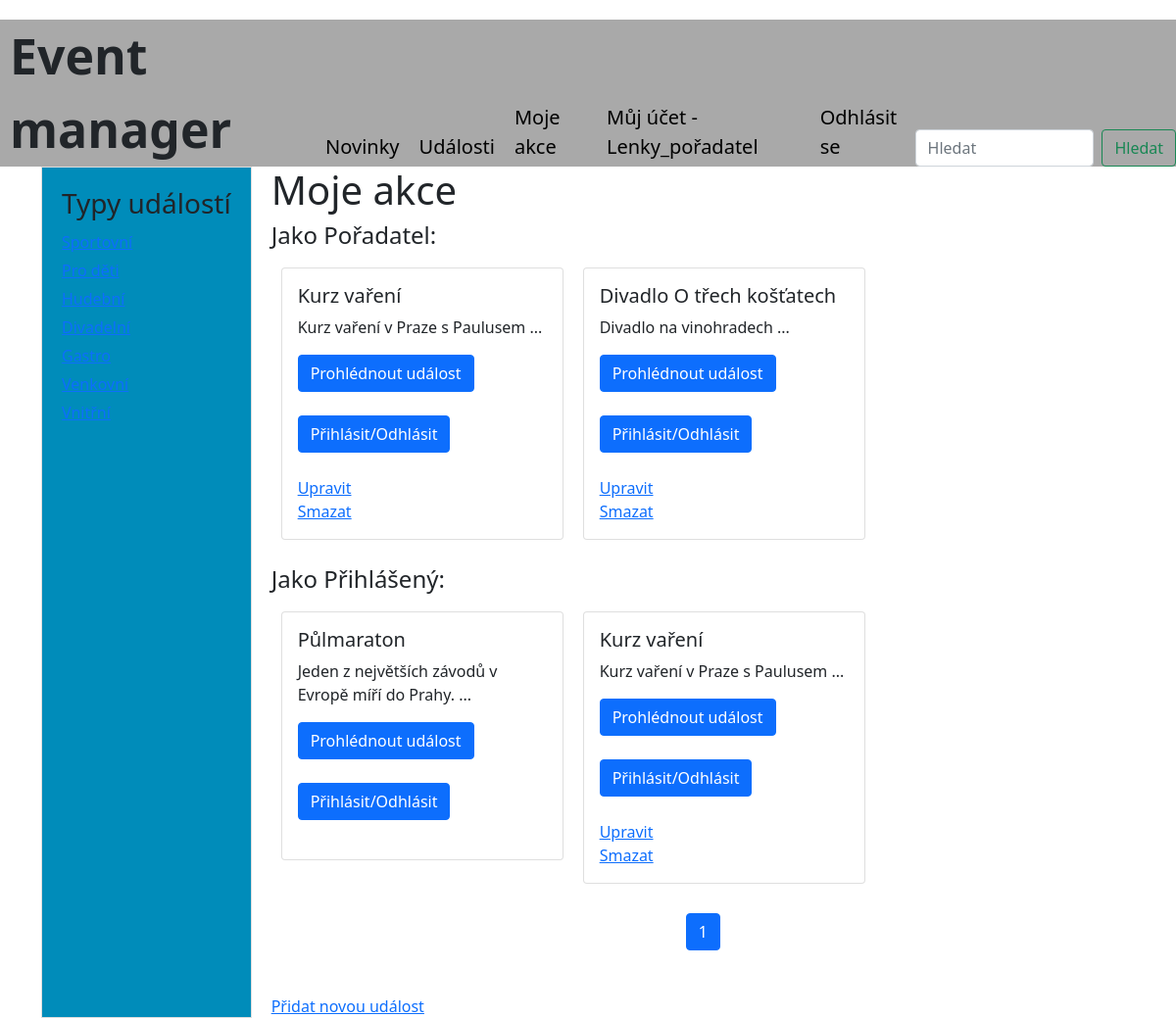
/my_attendees/ (signed in), run on an earlier commit of the app's database.
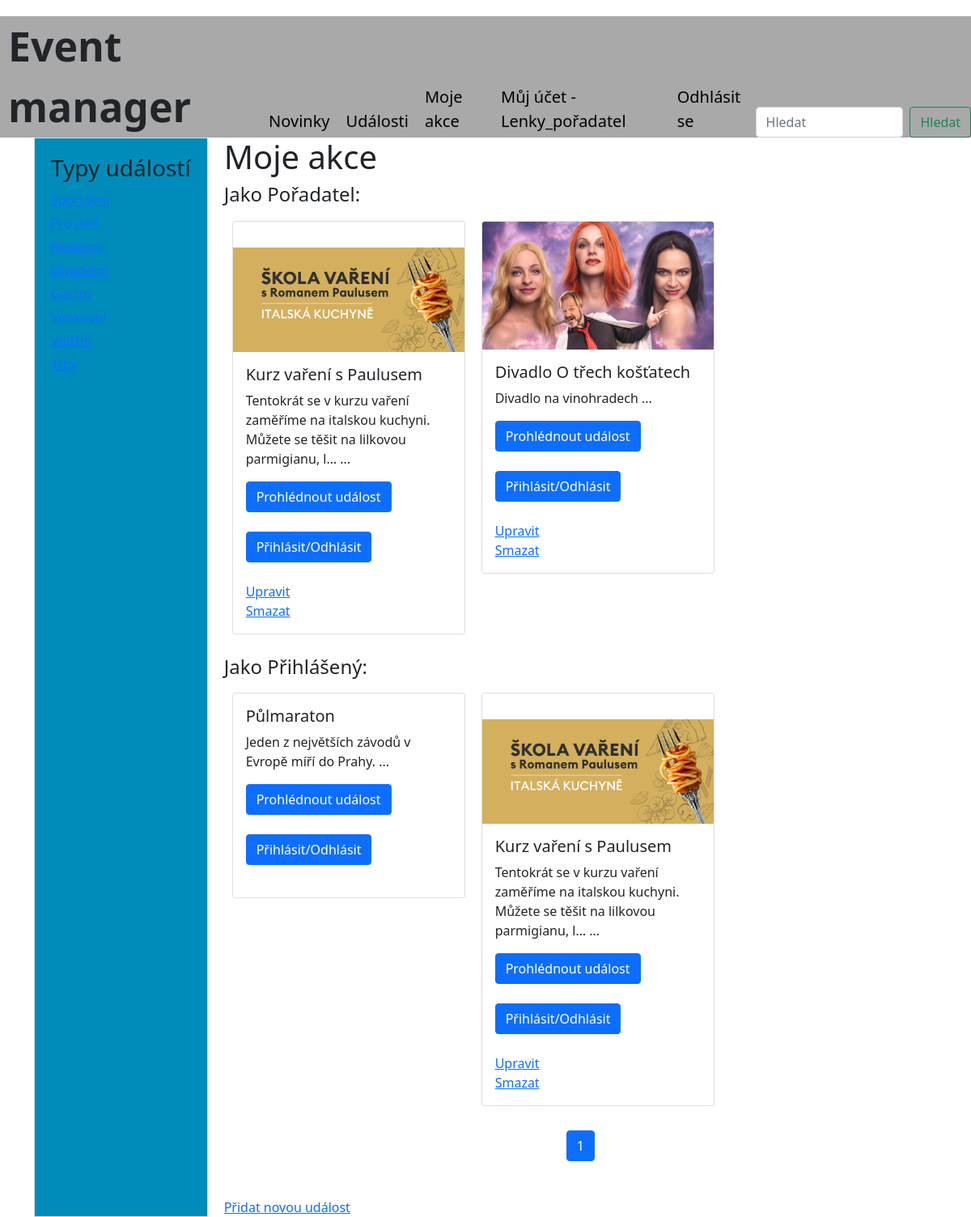
And on a later commit of the database.
### viewer/models.py (models this page shows, shortened)
class Event(Model):
  name = CharField(max_length=128)
  describtion = CharField(max_length=128, default="")
  eventType = ManyToManyField(EventType)
  date = DateField(default=timezone.now)
  create_date = DateTimeField(auto_now_add=True)
  place = CharField(max_length=128, default="")
  entry = BooleanField(default=False)
  user = ForeignKey(User, on_delete=DO_NOTHING, default=1)
  link = URLField(max_length=200, default="")
  image = ImageField(upload_to='event_images/', blank=True, null=True)  # Přidáno pole pro obrázek
  attendees = models.ManyToManyField(User, related_name="events_attending", blank=True)

### viewer/views.py (the view)
# urls.py: path('my_attendees/', MyEventsView.as_view(), name='my_attendees'),
class MyEventsView(TemplateView):
  template_name = 'my_attendees.html'
  def get_context_data(self, **kwargs):
    context = super().get_context_data(**kwargs)
    events = Event.objects.filter(attendees=self.request.user)
    my_events = Event.objects.filter(user=self.request.user)
    paginator = Paginator(events, 6)
    page_number = self.request.GET.get('page')
    page_obj = paginator.get_page(page_number)
    paginator = Paginator(my_events, 6)
    page_number = self.request.GET.get('page')
    page_my_obj = paginator.get_page(page_number)
    context['page_obj'] = page_obj
    context['page_my_obj'] = page_my_obj
    return context

### viewer/views.py (called while the page is built)
def global_data(request):
    data = EventType.objects.all()
    return {'type_list': data}

### viewer/templates/my_attendees.html (shortened to what this page needs)
{% extends "base.html" %}
{% block content %}
<h1>Moje akce</h1>
{% if perms.auth.jeporadatel %}
<h4>Jako Pořadatel:</h4>
<ul style="display: flex; flex-wrap: wrap; list-style-type: none; padding: 0;">
    {% for event in page_my_obj %}
      <li style="margin: 10px;">
          <div class="card" style="width: 18rem;">
                {% if event.image %}
                    <img src="{{ event.image.url }}" class="card-img-top" alt="{{ event.title }}">
                {% else %}
                    <img src="..." class="card-img-top" alt="{{ event.title }}">
                {% endif %}
                <div class="card-body">
                    <h5 class="card-title">{{ event.name }}</h5>
                    <p class="card-text">{{ event.describtion|truncatechars:100 }} ...</p>
                    <a href="/detail/{{event.pk}}" class="btn btn-primary">Prohlédnout událost</a>
                    <br><br>
                    <a href="{% url 'attendees' event.pk %}" class="btn btn-primary"> Přihlásit/Odhlásit </a>
                    <br><br>
                    {% if user == event.user or perms.auth.user.jeadmin %}
                        <a href="{% url 'event_update' event.pk %}"> Upravit </a><br>
                        <a href="{% url 'event_delete' event.pk %}"> Smazat </a>
                    {% endif %}
                </div>
            </div>
      </li>
    {% endfor %}
</ul>
{% endif %}
{% if perms.auth.jeporadatel %}
<h4>Jako Přihlášený:</h4>
{% endif %}
<ul style="display: flex; flex-wrap: wrap; list-style-type: none; padding: 0;">
    {% for event in page_obj %}
      <li style="margin: 10px;">
          <div class="card" style="width: 18rem;">
                {% if event.image %}
                    <img src="{{ event.image.url }}" class="card-img-top" alt="{{ event.title }}">
                {% else %}
                    <img src="..." class="card-img-top" alt="{{ event.title }}">
                {% endif %}
                <div class="card-body">
                    <h5 class="card-title">{{ event.name }}</h5>
                    <p class="card-text">{{ event.describtion|truncatechars:100 }} ...</p>
                    <a href="/detail/{{event.pk}}" class="btn btn-primary">Prohlédnout událost</a>
                    <br><br>
                    <a href="{% url 'attendees' event.pk %}" class="btn btn-primary"> Přihlásit/Odhlásit </a>
                    <br><br>
                    {% if user == event.user or perms.auth.user.jeadmin %}
                        <a href="{% url 'event_update' event.pk %}"> Upravit </a><br>
                        <a href="{% url 'event_delete' event.pk %}"> Smazat </a>
                    {% endif %}
                </div>
            </div>
      </li>
    {% endfor %}
</ul>
<div style="text-align: center; margin-top: 20px;">
    <nav aria-label="Page navigation">
        <ul class="pagination justify-content-center">
            {% for num in page_obj.paginator.page_range %}
                {% if num == page_obj.number %}
                    <li class="page-item active"><a class="page-link" href="?page={{ num }}">{{ num }}</a></li>
                {% elif num > page_obj.number|add:'-3' and num < page_obj.number|add:'3' %}
                    <li class="page-item"><a class="page-link" href="?page={{ num }}">{{ num }}</a></li>
                {% endif %}
            {% endfor %}
        </ul>
    </nav>
</div>
<br>
    {% if perms.auth.jeporadatel or perms.auth.jeadmin %}
        <a href="{% url 'event_create' %}" class="button">
               Přidat novou událost
        </a>
    {% endif %}
{% endblock %}

What changed in the data, as far as the page shows it:
changed Event: image: picture added; name "Kurz vaření" → "Kurz vaření s Paulusem"; describtion "Kurz vaření v Praze s Paulusem" → "Tentokrát se v kurzu vaření zaměříme na italskou kuchyni. Můžete se těšit na lilkovou parmigianu, l…"
changed Event "Divadlo O třech košťatech": image: picture added
